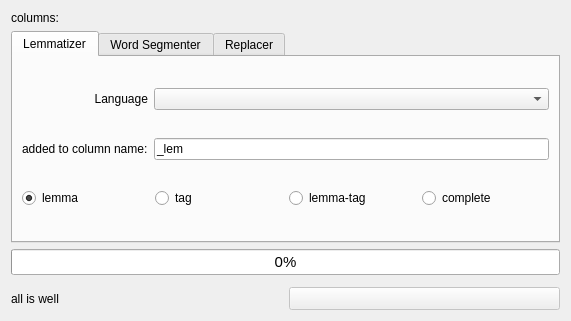
<?xml version="1.0" encoding="UTF-8"?>
<ui version="4.0">
 <class>GroTools</class>
 <widget class="QDialog" name="GroTools">
  <property name="geometry">
   <rect>
    <x>0</x>
    <y>0</y>
    <width>571</width>
    <height>321</height>
   </rect>
  </property>
  <property name="windowTitle">
   <string>Gro Tools</string>
  </property>
  <property name="windowIcon">
   <iconset resource="groressources.qrc">
    <normaloff>:/images/images/tools.png</normaloff>:/images/images/tools.png</iconset>
  </property>
  <layout class="QGridLayout" name="gridLayout">
   <item row="6" column="1">
    <widget class="QDialogButtonBox" name="buttonBox">
     <property name="enabled">
      <bool>false</bool>
     </property>
     <property name="sizePolicy">
      <sizepolicy hsizetype="Minimum" vsizetype="Fixed">
       <horstretch>0</horstretch>
       <verstretch>0</verstretch>
      </sizepolicy>
     </property>
     <property name="orientation">
      <enum>Qt::Horizontal</enum>
     </property>
     <property name="standardButtons">
      <set>QDialogButtonBox::NoButton</set>
     </property>
    </widget>
   </item>
   <item row="0" column="0" colspan="2">
    <widget class="QLabel" name="columnslabel">
     <property name="text">
      <string>columns:</string>
     </property>
    </widget>
   </item>
   <item row="7" column="0">
    <widget class="QLabel" name="infoLabel">
     <property name="sizePolicy">
      <sizepolicy hsizetype="Expanding" vsizetype="Preferred">
       <horstretch>0</horstretch>
       <verstretch>0</verstretch>
      </sizepolicy>
     </property>
     <property name="text">
      <string>all is well</string>
     </property>
    </widget>
   </item>
   <item row="1" column="0" colspan="2">
    <widget class="QTabWidget" name="toolTabs">
     <property name="currentIndex">
      <number>0</number>
     </property>
     <widget class="QWidget" name="tab">
      <attribute name="title">
       <string>Lemmatizer</string>
      </attribute>
      <layout class="QGridLayout" name="gridLayout_5">
       <item row="0" column="0">
        <widget class="QLabel" name="label_4">
         <property name="text">
          <string>Language</string>
         </property>
         <property name="alignment">
          <set>Qt::AlignRight|Qt::AlignTrailing|Qt::AlignVCenter</set>
         </property>
        </widget>
       </item>
       <item row="0" column="1">
        <widget class="QComboBox" name="language"/>
       </item>
       <item row="1" column="0">
        <widget class="QLabel" name="label_2">
         <property name="text">
          <string>added to column name:</string>
         </property>
        </widget>
       </item>
       <item row="1" column="1">
        <widget class="QLineEdit" name="affix">
         <property name="text">
          <string>_lem</string>
         </property>
        </widget>
       </item>
       <item row="2" column="0" colspan="2">
        <layout class="QGridLayout" name="gridLayout_2">
         <item row="0" column="0">
          <widget class="QRadioButton" name="lemma">
           <property name="text">
            <string>lemma</string>
           </property>
           <property name="checked">
            <bool>true</bool>
           </property>
          </widget>
         </item>
         <item row="0" column="1">
          <widget class="QRadioButton" name="tag">
           <property name="text">
            <string>tag</string>
           </property>
          </widget>
         </item>
         <item row="0" column="2">
          <widget class="QRadioButton" name="lemmatag">
           <property name="text">
            <string>lemma-tag</string>
           </property>
          </widget>
         </item>
         <item row="0" column="3">
          <widget class="QRadioButton" name="complete">
           <property name="text">
            <string>complete</string>
           </property>
          </widget>
         </item>
        </layout>
       </item>
      </layout>
     </widget>
     <widget class="QWidget" name="tab_2">
      <attribute name="title">
       <string>Word Segmenter</string>
      </attribute>
      <layout class="QVBoxLayout" name="verticalLayout">
       <item>
        <layout class="QGridLayout" name="gridLayout_9">
         <item row="0" column="0">
          <layout class="QGridLayout" name="gridLayout_3">
           <item row="0" column="0">
            <widget class="QLabel" name="label_7">
             <property name="text">
              <string>only for Chinese:</string>
             </property>
            </widget>
           </item>
           <item row="1" column="0">
            <widget class="QLabel" name="label_8">
             <property name="text">
              <string>only for English:</string>
             </property>
            </widget>
           </item>
          </layout>
         </item>
         <item row="0" column="1">
          <layout class="QGridLayout" name="gridLayout_6">
           <item row="0" column="0">
            <widget class="QRadioButton" name="mmseg">
             <property name="text">
              <string>mmseg</string>
             </property>
             <property name="checked">
              <bool>true</bool>
             </property>
            </widget>
           </item>
           <item row="1" column="0">
            <widget class="QRadioButton" name="urheentok">
             <property name="text">
              <string>urheen tokenizer</string>
             </property>
            </widget>
           </item>
          </layout>
         </item>
         <item row="0" column="2">
          <layout class="QGridLayout" name="gridLayout_7">
           <item row="0" column="0">
            <widget class="QRadioButton" name="urheenseg">
             <property name="text">
              <string>urheen segmenter</string>
             </property>
            </widget>
           </item>
           <item row="1" column="0">
            <widget class="QRadioButton" name="urheentag">
             <property name="text">
              <string>urheen tagger</string>
             </property>
            </widget>
           </item>
          </layout>
         </item>
         <item row="0" column="3">
          <layout class="QGridLayout" name="gridLayout_8">
           <item row="0" column="0">
            <widget class="QRadioButton" name="urheensegpos">
             <property name="text">
              <string>urheen segpos</string>
             </property>
            </widget>
           </item>
           <item row="1" column="0">
            <widget class="QLabel" name="label">
             <property name="text">
              <string/>
             </property>
            </widget>
           </item>
          </layout>
         </item>
        </layout>
       </item>
       <item>
        <layout class="QHBoxLayout" name="horizontalLayout">
         <item>
          <widget class="QLabel" name="label_3">
           <property name="text">
            <string>added to column name:</string>
           </property>
          </widget>
         </item>
         <item>
          <widget class="QLineEdit" name="segaffix">
           <property name="text">
            <string>_seg</string>
           </property>
          </widget>
         </item>
        </layout>
       </item>
      </layout>
     </widget>
     <widget class="QWidget" name="tab_3">
      <attribute name="title">
       <string>Replacer</string>
      </attribute>
      <layout class="QGridLayout" name="gridLayout_4">
       <item row="0" column="0">
        <widget class="QLabel" name="label_5">
         <property name="text">
          <string>find regex</string>
         </property>
        </widget>
       </item>
       <item row="6" column="1">
        <spacer name="verticalSpacer">
         <property name="orientation">
          <enum>Qt::Vertical</enum>
         </property>
         <property name="sizeHint" stdset="0">
          <size>
           <width>20</width>
           <height>40</height>
          </size>
         </property>
        </spacer>
       </item>
       <item row="0" column="1">
        <widget class="QLineEdit" name="find">
         <property name="text">
          <string/>
         </property>
        </widget>
       </item>
       <item row="2" column="1">
        <widget class="QLabel" name="findFeedback">
         <property name="text">
          <string/>
         </property>
        </widget>
       </item>
       <item row="5" column="0">
        <widget class="QLabel" name="label_6">
         <property name="text">
          <string>replace regex</string>
         </property>
        </widget>
       </item>
       <item row="5" column="1">
        <widget class="QLineEdit" name="replace">
         <property name="text">
          <string/>
         </property>
        </widget>
       </item>
       <item row="4" column="1">
        <layout class="QHBoxLayout" name="horizontalLayout_2">
         <item>
          <widget class="QLabel" name="findFound">
           <property name="text">
            <string/>
           </property>
           <property name="textInteractionFlags">
            <set>Qt::LinksAccessibleByMouse|Qt::TextSelectableByKeyboard|Qt::TextSelectableByMouse</set>
           </property>
          </widget>
         </item>
         <item>
          <widget class="QPushButton" name="nextFindButton">
           <property name="text">
            <string>try next</string>
           </property>
          </widget>
         </item>
        </layout>
       </item>
      </layout>
     </widget>
    </widget>
   </item>
   <item row="7" column="1">
    <widget class="QPushButton" name="goButton">
     <property name="enabled">
      <bool>false</bool>
     </property>
     <property name="sizePolicy">
      <sizepolicy hsizetype="MinimumExpanding" vsizetype="Fixed">
       <horstretch>0</horstretch>
       <verstretch>0</verstretch>
      </sizepolicy>
     </property>
     <property name="minimumSize">
      <size>
       <width>77</width>
       <height>0</height>
      </size>
     </property>
     <property name="font">
      <font>
       <pointsize>10</pointsize>
       <weight>50</weight>
       <bold>false</bold>
      </font>
     </property>
     <property name="styleSheet">
      <string notr="true"/>
     </property>
     <property name="text">
      <string/>
     </property>
     <property name="icon">
      <iconset resource="groressources.qrc">
       <normaloff>:/images/images/gromoteurgo.png</normaloff>:/images/images/gromoteurgo.png</iconset>
     </property>
     <property name="iconSize">
      <size>
       <width>50</width>
       <height>50</height>
      </size>
     </property>
     <property name="checkable">
      <bool>false</bool>
     </property>
    </widget>
   </item>
   <item row="3" column="0" colspan="2">
    <widget class="QProgressBar" name="progressBar">
     <property name="maximumSize">
      <size>
       <width>16777215</width>
       <height>30</height>
      </size>
     </property>
     <property name="font">
      <font>
       <pointsize>11</pointsize>
      </font>
     </property>
     <property name="value">
      <number>0</number>
     </property>
    </widget>
   </item>
  </layout>
 </widget>
 <resources>
  <include location="groressources.qrc"/>
 </resources>
 <connections>
  <connection>
   <sender>buttonBox</sender>
   <signal>accepted()</signal>
   <receiver>GroTools</receiver>
   <slot>accept()</slot>
   <hints>
    <hint type="sourcelabel">
     <x>536</x>
     <y>253</y>
    </hint>
    <hint type="destinationlabel">
     <x>157</x>
     <y>274</y>
    </hint>
   </hints>
  </connection>
  <connection>
   <sender>buttonBox</sender>
   <signal>rejected()</signal>
   <receiver>GroTools</receiver>
   <slot>reject()</slot>
   <hints>
    <hint type="sourcelabel">
     <x>566</x>
     <y>253</y>
    </hint>
    <hint type="destinationlabel">
     <x>286</x>
     <y>274</y>
    </hint>
   </hints>
  </connection>
 </connections>
</ui>
